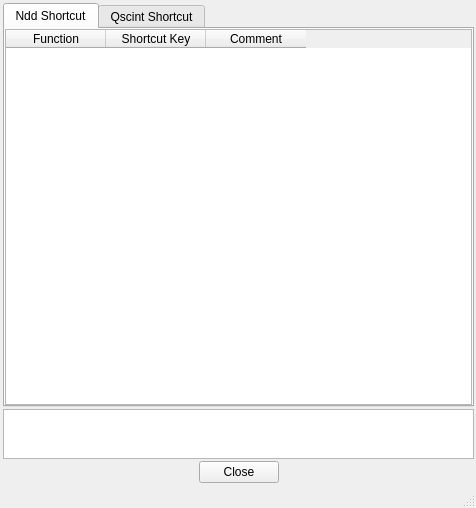
<?xml version="1.0" encoding="UTF-8"?>
<ui version="4.0">
 <class>ShortcutKeyMgrClass</class>
 <widget class="QMainWindow" name="ShortcutKeyMgrClass">
  <property name="geometry">
   <rect>
    <x>0</x>
    <y>0</y>
    <width>476</width>
    <height>508</height>
   </rect>
  </property>
  <property name="windowTitle">
   <string>ShortcutKeyMgr</string>
  </property>
  <widget class="QWidget" name="centralWidget">
   <layout class="QVBoxLayout" name="verticalLayout">
    <property name="spacing">
     <number>2</number>
    </property>
    <property name="leftMargin">
     <number>3</number>
    </property>
    <property name="topMargin">
     <number>3</number>
    </property>
    <property name="rightMargin">
     <number>2</number>
    </property>
    <property name="bottomMargin">
     <number>3</number>
    </property>
    <item>
     <widget class="QTabWidget" name="tabWidget">
      <property name="currentIndex">
       <number>0</number>
      </property>
      <widget class="QWidget" name="tab">
       <attribute name="title">
        <string>Ndd Shortcut</string>
       </attribute>
       <layout class="QGridLayout" name="gridLayout_2">
        <property name="leftMargin">
         <number>0</number>
        </property>
        <property name="topMargin">
         <number>0</number>
        </property>
        <property name="rightMargin">
         <number>0</number>
        </property>
        <property name="bottomMargin">
         <number>0</number>
        </property>
        <item row="0" column="0">
         <widget class="QTableWidget" name="tableWidget">
          <property name="editTriggers">
           <set>QAbstractItemView::NoEditTriggers</set>
          </property>
          <property name="selectionMode">
           <enum>QAbstractItemView::SingleSelection</enum>
          </property>
          <attribute name="verticalHeaderShowSortIndicator" stdset="0">
           <bool>false</bool>
          </attribute>
          <column>
           <property name="text">
            <string>Function</string>
           </property>
          </column>
          <column>
           <property name="text">
            <string>Shortcut Key</string>
           </property>
          </column>
          <column>
           <property name="text">
            <string>Comment</string>
           </property>
          </column>
         </widget>
        </item>
       </layout>
      </widget>
      <widget class="QWidget" name="tab_2">
       <attribute name="title">
        <string>Qscint Shortcut</string>
       </attribute>
       <layout class="QGridLayout" name="gridLayout_3">
        <property name="leftMargin">
         <number>0</number>
        </property>
        <property name="topMargin">
         <number>0</number>
        </property>
        <property name="rightMargin">
         <number>0</number>
        </property>
        <property name="bottomMargin">
         <number>0</number>
        </property>
        <item row="0" column="0">
         <widget class="QTableWidget" name="qscintTableWidget">
          <property name="editTriggers">
           <set>QAbstractItemView::NoEditTriggers</set>
          </property>
          <property name="selectionMode">
           <enum>QAbstractItemView::SingleSelection</enum>
          </property>
          <column>
           <property name="text">
            <string>Function</string>
           </property>
          </column>
          <column>
           <property name="text">
            <string>Shortcut Key</string>
           </property>
          </column>
          <column>
           <property name="text">
            <string>Comment</string>
           </property>
          </column>
         </widget>
        </item>
       </layout>
      </widget>
     </widget>
    </item>
    <item>
     <widget class="QPlainTextEdit" name="plainTextEdit">
      <property name="maximumSize">
       <size>
        <width>16777215</width>
        <height>50</height>
       </size>
      </property>
     </widget>
    </item>
    <item>
     <layout class="QHBoxLayout" name="horizontalLayout">
      <item>
       <spacer name="horizontalSpacer">
        <property name="orientation">
         <enum>Qt::Horizontal</enum>
        </property>
        <property name="sizeHint" stdset="0">
         <size>
          <width>40</width>
          <height>20</height>
         </size>
        </property>
       </spacer>
      </item>
      <item>
       <widget class="QPushButton" name="pushButton_2">
        <property name="text">
         <string>Close</string>
        </property>
       </widget>
      </item>
      <item>
       <spacer name="horizontalSpacer_2">
        <property name="orientation">
         <enum>Qt::Horizontal</enum>
        </property>
        <property name="sizeHint" stdset="0">
         <size>
          <width>40</width>
          <height>20</height>
         </size>
        </property>
       </spacer>
      </item>
     </layout>
    </item>
   </layout>
  </widget>
  <widget class="QStatusBar" name="statusBar"/>
 </widget>
 <layoutdefault spacing="6" margin="11"/>
 <resources/>
 <connections>
  <connection>
   <sender>pushButton_2</sender>
   <signal>clicked()</signal>
   <receiver>ShortcutKeyMgrClass</receiver>
   <slot>close()</slot>
   <hints>
    <hint type="sourcelabel">
     <x>432</x>
     <y>465</y>
    </hint>
    <hint type="destinationlabel">
     <x>465</x>
     <y>481</y>
    </hint>
   </hints>
  </connection>
 </connections>
</ui>
